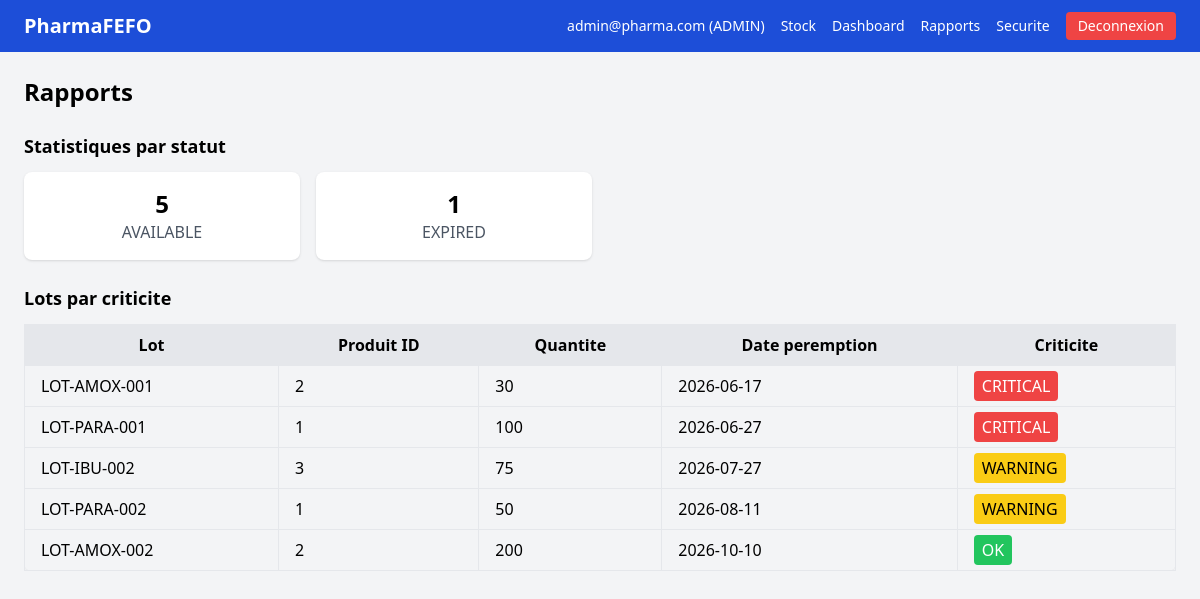
/index.php?action=reports (signed in), run on the app's committed database.
### tables this page shows
CREATE TABLE IF NOT EXISTS stock_batches (
    id INT AUTO_INCREMENT PRIMARY KEY,
    product_id INT NOT NULL,
    lot_number VARCHAR(100) NOT NULL,
    quantity INT NOT NULL DEFAULT 0,
    expiration_date DATE NOT NULL,
    status VARCHAR(50) NOT NULL DEFAULT 'AVAILABLE',
    FOREIGN KEY (product_id) REFERENCES products(id)
);

### src/Controller/ReportController.php (called while the page is built, shortened)
<?php
class ReportController
{
    private StockBatchRepository $stockBatchRepository;
    public function __construct(StockBatchRepository $stockBatchRepository)
    {
        $this->stockBatchRepository = $stockBatchRepository;
    }
    public function index(): void
    {
        $byCriticality = $this->stockBatchRepository->findByCriticality();
        $countByStatus = $this->stockBatchRepository->countByStatus();
        require __DIR__ . '/../../templates/dashboard/admin/reports.php';
    }
}

### src/Repository/StockBatchRepository.php (called while the page is built, shortened)
<?php
class StockBatchRepository
{
    private PDO $pdo;
    public function __construct()
    {
        $this->pdo = Database::getConnection();
    }
    public function findByCriticality(): array
    {
        $query = "SELECT *,
                  CASE
                      WHEN expiration_date <= DATE_ADD(CURDATE(), INTERVAL 30 DAY) THEN 'CRITICAL'
                      WHEN expiration_date <= DATE_ADD(CURDATE(), INTERVAL 90 DAY) THEN 'WARNING'
                      ELSE 'OK'
                  END AS criticity
                  FROM stock_batches
                  WHERE status <> 'EXPIRED'
                  ORDER BY expiration_date ASC";
        $statement = $this->pdo->query($query);
        return $statement->fetchAll(PDO::FETCH_ASSOC);
    }
    public function countByStatus(): array
    {
        $query = "SELECT status, COUNT(*) as total FROM stock_batches GROUP BY status";
        $statement = $this->pdo->query($query);
        return $statement->fetchAll(PDO::FETCH_ASSOC);
    }
}

### config/database.php (called while the page is built, shortened)
<?php
class Database
{
    private static ?PDO $pdo = null;
    public static function getConnection(): PDO
    {
        if (self::$pdo === null) {
            self::$pdo = new PDO(
                'mysql:host=localhost;dbname=PharmaFEFO;charset=utf8mb4',
                'root',
                '',
                [
                    PDO::ATTR_ERRMODE => PDO::ERRMODE_EXCEPTION,
                    PDO::ATTR_DEFAULT_FETCH_MODE => PDO::FETCH_ASSOC,
                ]
            );
        }
        return self::$pdo;
    }
}

### templates/dashboard/admin/reports.php (the view)
<?php include __DIR__ . '/../../layout/base.php'; ?>
<h1 class="text-2xl font-bold mb-6">Rapports</h1>
<h2 class="text-lg font-semibold mb-3">Statistiques par statut</h2>
<?php if (!empty($countByStatus)): ?>
<div class="grid grid-cols-2 md:grid-cols-4 gap-4 mb-6">
    <?php foreach ($countByStatus as $stat): ?>
        <div class="bg-white shadow rounded-lg p-4 text-center">
            <div class="text-2xl font-bold"><?= $stat['total']; ?></div>
            <div class="text-gray-600"><?= htmlspecialchars($stat['status']); ?></div>
        </div>
    <?php endforeach; ?>
</div>
<?php else: ?>
<p class="text-gray-500 mb-6">Aucune donnee disponible.</p>
<?php endif; ?>
<h2 class="text-lg font-semibold mb-3">Lots par criticite</h2>
<?php if (!empty($byCriticality)): ?>
<div class="overflow-x-auto">
<table class="min-w-full border border-gray-300 rounded-lg shadow-sm">
    <thead class="bg-gray-200">
        <tr>
            <th class="px-4 py-2 border">Lot</th>
            <th class="px-4 py-2 border">Produit ID</th>
            <th class="px-4 py-2 border">Quantite</th>
            <th class="px-4 py-2 border">Date peremption</th>
            <th class="px-4 py-2 border">Criticite</th>
        </tr>
    </thead>
    <tbody>
        <?php foreach ($byCriticality as $row): ?>
            <tr class="hover:bg-gray-100">
                <td class="px-4 py-2 border"><?= htmlspecialchars($row['lot_number']); ?></td>
                <td class="px-4 py-2 border"><?= $row['product_id']; ?></td>
                <td class="px-4 py-2 border"><?= $row['quantity']; ?></td>
                <td class="px-4 py-2 border"><?= $row['expiration_date']; ?></td>
                <td class="px-4 py-2 border">
                    <?php
                    $cls = 'bg-green-500 text-white';
                    if ($row['criticity'] === 'CRITICAL') $cls = 'bg-red-500 text-white';
                    elseif ($row['criticity'] === 'WARNING') $cls = 'bg-yellow-400 text-black';
                    ?>
                    <span class="<?= $cls; ?> px-2 py-1 rounded"><?= $row['criticity']; ?></span>
                </td>
            </tr>
        <?php endforeach; ?>
    </tbody>
</table>
</div>
<?php else: ?>
<p class="text-gray-500">Aucun lot actif.</p>
<?php endif; ?>
    </main>
</body>
</html>

### data on the page
stock_batches: lot_number "LOT-AMOX-001", product "2", quantity "30", expiration_date "2026-06-17", criticity "CRITICAL"
stock_batches: lot_number "LOT-PARA-001", product "1", quantity "100", expiration_date "2026-06-27", criticity "CRITICAL"
stock_batches: lot_number "LOT-IBU-002", product "3", quantity "75", expiration_date "2026-07-27", criticity "WARNING"
stock_batches: lot_number "LOT-PARA-002", product "1", quantity "50", expiration_date "2026-08-11", criticity "WARNING"
stock_batches: lot_number "LOT-AMOX-002", product "2", quantity "200", expiration_date "2026-10-10", criticity "OK"

### other printed values
$_SESSION['user']['email'] "admin@pharma.com"
$_SESSION['user']['role'] "ADMIN"
$stat['total'] "5"
$stat['status'] "AVAILABLE"
$stat['total'] "1"
$stat['status'] "EXPIRED"
